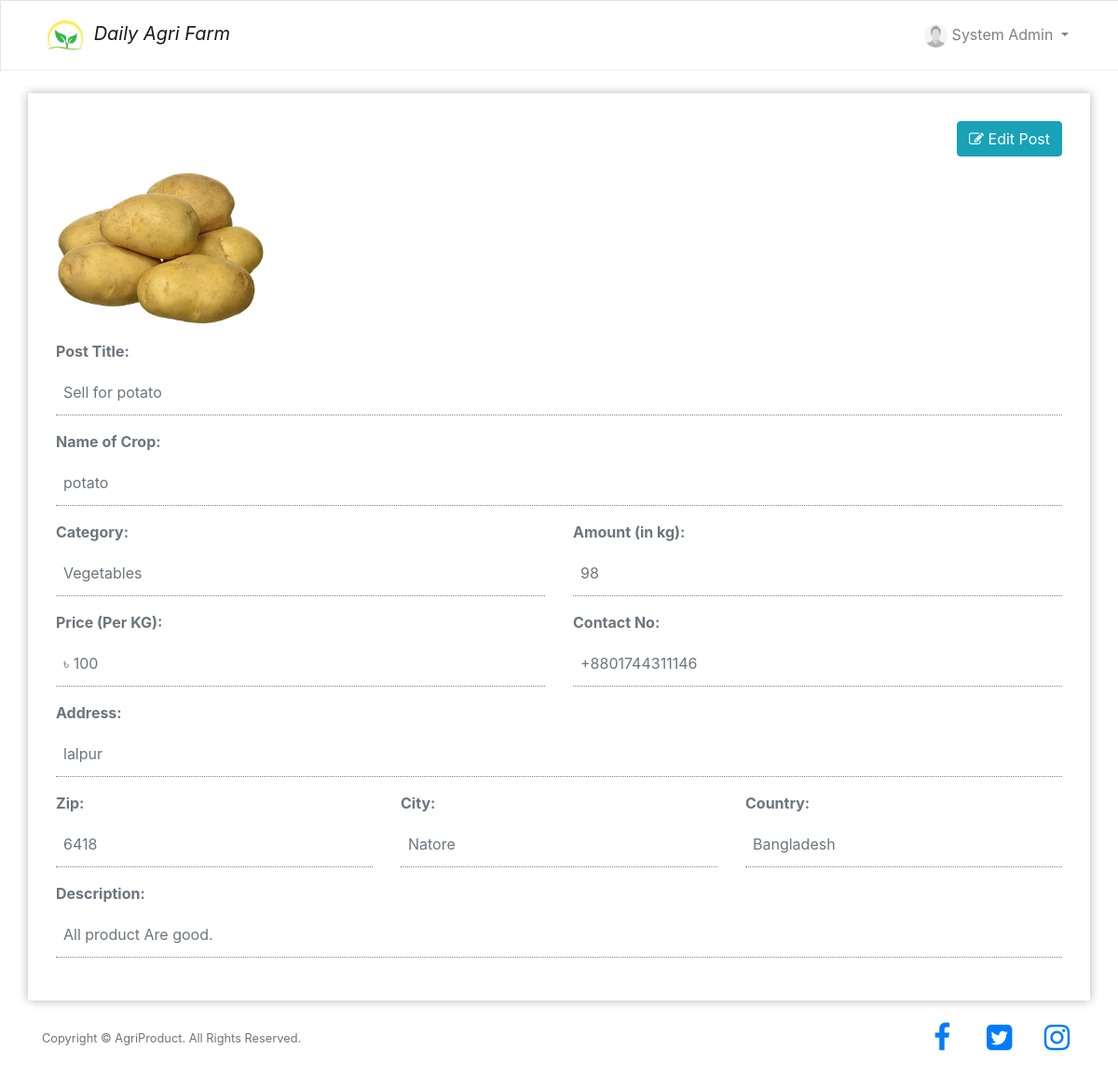
Page /agrifarm/admin/post_view.php?id=1 (signed in) on the committed database.
### tables this page shows
CREATE TABLE `post` (
  `id` int(11) NOT NULL,
  `user_id` int(11) NOT NULL,
  `time_posted` datetime NOT NULL DEFAULT current_timestamp(),
  `post_title` varchar(200) DEFAULT NULL,
  `post_name` varchar(200) DEFAULT NULL,
  `post_category` varchar(200) DEFAULT NULL,
  `post_amount` int(200) NOT NULL DEFAULT 0,
  `post_price` int(200) NOT NULL DEFAULT 0,
  `post_phone` varchar(200) DEFAULT NULL,
  `post_description` text DEFAULT NULL,
  `post_photo` varchar(200) DEFAULT NULL,
  `post_address` varchar(250) DEFAULT NULL,
  `post_zip` int(200) DEFAULT NULL,
  `post_city` varchar(200) DEFAULT NULL,
  `post_country` varchar(200) DEFAULT NULL
);

### agrifarm/admin/session.php (called while the page is built, shortened)
<?php
	include 'conn.php';
	$sql = "SELECT * FROM admin WHERE id = '".$_SESSION['admin']."'";
	$query = $conn->query($sql);
	$user = $query->fetch_assoc();
?>

### agrifarm/admin/post_view.php (the view, shortened to what this page needs)
<?php
  include 'session.php';
?>
<!DOCTYPE html>
<html lang="en">
<head>
    <link rel="stylesheet" href="https://stackpath.bootstrapcdn.com/font-awesome/4.7.0/css/font-awesome.min.css">
    <link rel="stylesheet" href="https://maxcdn.bootstrapcdn.com/bootstrap/4.4.1/css/bootstrap.min.css">
    <link rel="stylesheet" href="../css/custom.css">
</head>
<header class="header">
<nav class="navbar navbar-expand-lg navbar-light bg-light" style="box-shadow: inset 1px 1px 0 rgba(0,0,0,.1), inset 0 -1px 0 rgba(0,0,0,.07); ">
  <div class="container">
      <a class="navbar-brand" href="index.php" style="font-style: italic;">
        <img src="../images/logo.png" alt="logo" width="50px" height="50px">
        Daily Agri Farm
      </a>
  <div class="collapse navbar-collapse" id="navbarNav">
    <ul class="nav navbar-nav ml-auto">
      <?php
        $photo = $user["profile_pic"];
        if($photo != "")
        {
          $img = $user["profile_pic"];
        }
        else
        {
          $img = "profile.jpg";
        }
      ?>
      <li class="nav-item dropdown">
        <a class="nav-link dropdown-toggle" href="#" id="navbarDropdown" role="button" data-toggle="dropdown" aria-haspopup="true" aria-expanded="false">
          <img src="../images/<?php echo $img; ?>" alt="" class="img-circle" style="border-radius: 50%;width: 25px; height: 25px;" /> <?php echo $user['firstname'], " ", $user['lastname']; ?>
        </a>
      </li>
    </ul>
  </div>
</nav>
</header>
<body>
<br>
<?php
  $id = $_REQUEST['id'];
  $sql = "SELECT * FROM post WHERE id = '$id' ";
  $query = $conn->query($sql);
  $row = $query->fetch_assoc();
?>
<div class="container" style="padding: 30px;box-shadow: 0 0 10px rgb(0,0,0,0.3);">
  <div class="row">
      <div class="col col-md-12 form-group">
        <a href="post_edit.php?id=<?php echo $id; ?>" class="btn btn-info btn-small float-right" style="color: white;"><i class="fa fa-edit"></i> Edit Post</a>
      </div>
      <div class="col col-md-12 form-group">
        <img src="../images/<?php echo $row['post_photo']; ?>" alt="" class="img-responsive" style="max-width: 245px; max-height: 165px;">
      </div>
      <div class="col col-md-12 form-group">
        <label for="title" class="text-muted">Post Title:</label>
        <input type="text" class="form-control text-muted" id="title" value="<?php echo $row['post_title']; ?>" readonly>
      </div>
      <div class="col col-sm-12 form-group">
        <label for="name" class="text-muted">Name of Crop:</label>
        <input type="text" class="form-control text-muted" id="name" value="<?php echo $row['post_name']; ?>" readonly>
      </div>
      <div class="col col-sm-6 form-group">
        <label for="name" class="text-muted">Category:</label>
        <input type="text" class="form-control text-muted" id="post_category" value="<?php echo $row['post_category']; ?>" readonly>
      </div>
      <div class="col col-sm-6 form-group">
        <label for="amount" class="text-muted">Amount (in kg):</label>
        <input type="number" class="form-control text-muted" id="amount" value="<?php echo $row['post_amount']; ?>" readonly>
      </div>
      <div class="col col-sm-6 form-group">
        <label for="price" class="text-muted">Price (Per KG):</label>
        <input type="text" class="form-control text-muted" id="price" value="<?php echo '৳ ', $row['post_price']; ?>" readonly>
      </div>
      <div class="col col-sm-6 form-group">
        <label for="phone" class="text-muted">Contact No:</label>
        <input type="text" class="form-control text-muted" id="phone" value="<?php echo $row['post_phone']; ?>" readonly>
      </div>
      <div class="col col-sm-12 form-group">
        <label for="post_address" class="text-muted">Address:</label>
        <input type="text" class="form-control text-muted" placeholder="Enter Street Address" id="post_address" value="<?php echo $row['post_address']; ?>" readonly>
      </div>
      <div class="col col-sm-4 form-group">
        <label for="post_zip" class="text-muted">Zip:</label>
        <input type="number" class="form-control text-muted" placeholder="Enter ZipCode" id="post_zip" value="<?php echo $row['post_zip']; ?>" readonly>
      </div>
      <div class="col col-sm-4 form-group">
        <label for="post_city" class="text-muted">City:</label>
        <input type="text" class="form-control text-muted" placeholder="Enter City Name" id="post_city" value="<?php echo $row['post_city']; ?>" readonly>
      </div>
      <div class="col col-sm-4 form-group">
        <label for="post_country" class="text-muted">Country:</label>
        <input type="text" class="form-control text-muted" placeholder="Enter Country" id="post_country" value="<?php echo $row['post_country']; ?>" readonly>
      </div>
      <div class="col col-md-12 form-group">
        <label for="description" class="text-muted">Description:</label>
        <input type="text" class="form-control text-muted" id="description" value="<?php echo $row['post_description']; ?>" readonly>
      </div>
    </div>
</div>
<br>
<?php include '../footer.php'; ?>
</body>
</html>

### agrifarm/css/custom.css (style rules this page uses)
body { min-height: 100vh; }
label { font-weight: bold; }
.bg-light { background-color: #fff!important; }
.form-control:not(select) { padding: 1.5rem 0.5rem; }
.form-control::placeholder { color: #ccc; font-weight: bold; font-size: 0.9rem; }

### agrifarm/admin/post_view.php (style rules this page uses)
.form-control:disabled, .form-control[readonly] { background: transparent; border: 0; border-bottom: 1px dotted Gray; border-radius: 0; }

### rows in the picture
post: post_photo (picture), post_title "Sell for potato", post_name "potato", post_category "Vegetables", post_amount "98", post_price "৳ 100", post_phone "+8801744311146", post_address "lalpur", post_zip "6418", post_city "Natore", post_country "Bangladesh", post_description "All product Are good."

### other values in the picture
$user['firstname'] "System"
$user['lastname'] "Admin"
